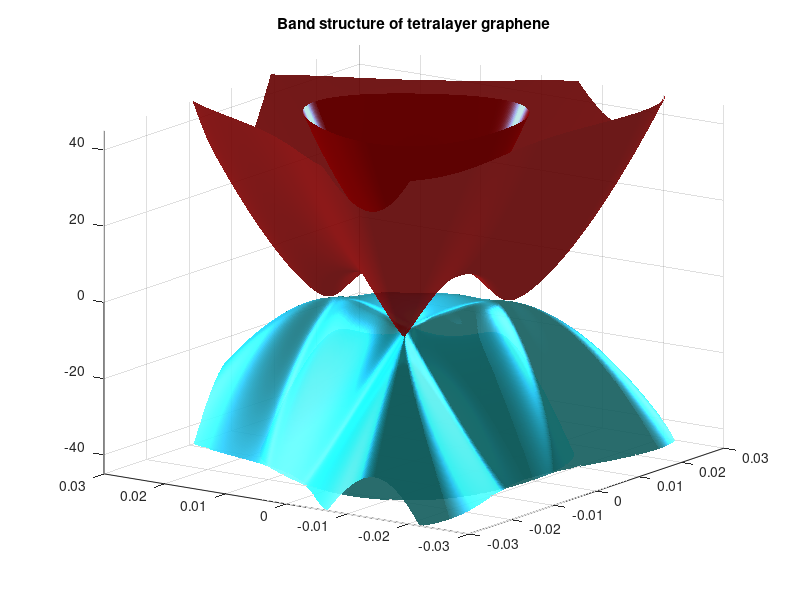

This figure's MATLAB source: (Note: this script raises an error after producing the figure.)
% Modified by Kuan Zhou April 12, 2017

clear all

Eadd=0;

delta1 = Eadd/2;     % H_tetra(1,1)
delta2 = Eadd/2;     % H_tetra(2,2)
delta3 = Eadd/6;     % H_tetra(3,3)
delta4 = Eadd/6;     % H_tetra(4,4)
delta5 = -1*Eadd/6;     % H_tetra(5,5)
delta6 = -1*Eadd/6;     % H_tetra(6,6)
delta7 = -1*Eadd/2;     % H_tetra(7,7)
delta8 = -1*Eadd/2;     % H_tetra(8,8)


% gamma0=3000;
% gamma1=390;
% gamma2=-16;
% gamma3=300;
% gamma4=40;
% gamma5=60;
% deltaAB=40.8;

% Supeng's parameters
gamma0=3000;
gamma1=400;
gamma2=-20/2;
gamma3=299;
gamma4=40;
gamma5=40/2;
deltaAB=50;

xi=1;

coolor='-k';

a=1.42*sqrt(3);
% 
G1=2*pi/a*[1,-1/sqrt(3)];
G2=2*pi/a*[0,2/sqrt(3)];

GA=(-G1*(2/3)-G2*(1/3))/40;
K2=(-G1*(1/3)+G2*(1/3))/40;
K1=[0,0,0];

 NK=500;
% 
 KX1=linspace(GA(1,1),K1(1,1),NK) ;
 KY1=linspace(GA(1,2),K1(1,2),NK) ;
% 
 KX2=linspace(K1(1,1),K2(1,1),NK) ;
 KY2=linspace(K1(1,2),K2(1,2),NK) ;

% Kp=[KX1,KX2;KY1,KY2];

kNx = NK;
kNy = NK;
% kfilename = [num2str(kNx),'x',num2str(kNy),'_KP.mat']
% load (kfilename);

Kx = linspace(-0.03,0.03,NK);
Ky = linspace(-0.03,0.03,NK);

% for kpp=1:size(Kp,2)
for i =1:kNx
    for j = 1:kNy

        %k=Kp(:,kpp)';
        k=[Kx(i),Ky(j)];

        V0PI=(sqrt(3)*a/2)*gamma0*(xi*k(1)+1i*k(2));

        V3PI=(gamma3/gamma0)*V0PI;
        V4PI=(gamma4/gamma0)*V0PI;


        % HG=[0,V0PI';V0PI,0];


        HG2up=[delta1,V0PI',-V4PI',V3PI;V0PI,deltaAB+delta2,gamma1,-V4PI';-V4PI,gamma1,deltaAB+delta3,V0PI';V3PI',-V4PI,V0PI,delta4];


        HG2down=[delta5,V0PI',-V4PI',V3PI;V0PI,deltaAB+delta6,gamma1,-V4PI';-V4PI,gamma1,deltaAB+delta7,V0PI';V3PI',-V4PI,V0PI,delta8];


        T2=[gamma2,0,0,0;0,gamma5,0,0;-V4PI,gamma1,gamma5,0;V3PI',-V4PI,0,gamma2];

        % T2=[gamma2,0,0,0;0,gamma5,0,0;-V4PI,gamma1,0,0;V3PI',-V4PI,0,0];

        % T2=[gamma2,0,0,0;0,gamma5,0,0;0,gamma1,gamma5,0;0,0,0,gamma2];
        % T2=zeros(4,4);

        HG4=[HG2up,T2;T2',HG2down];

        Egval(:,i,j)=sort(real(eig(HG4)));
    end
end


figure;

colormap([1 0 0;0.2 1 1]);

for i=1:4
    for p=1:kNx
        for q=1:kNy 
            val(p,q) = Egval(i,p,q);
        end
    end
    
    [kx,ky] = meshgrid(Kx,Ky);
    hSurf1 = surf(kx,ky,val,ones(NK)+1,'FaceAlpha',0.9);shading flat;
    hold on
end

for i=5:8
    for p=1:kNx
        for q=1:kNy 
            val(p,q) = Egval(i,p,q);
        end
    end
    [kx,ky] = meshgrid(Kx,Ky);
    hSurf2 = surf(kx,ky,val,ones(NK),'FaceAlpha',0.9);shading flat; 
    hold on
end


axis([-0.03 0.03 -0.03 0.03 -45 45]);

title('Band structure of tetralayer graphene');

view(-55, 17);

light('color',[0.2,0.7,1],'style','local','position',[1,0,0]);
light('color',[0.2,0.7,1],'style','local','position',[1,0,0]);
light('color',[0.2,0.7,1],'style','local','position',[0,1,0]);
light('color',[0.2,0.7,1],'style','local','position',[0,0,1]);
light('color',[0.2,0.7,1],'style','local','position',[0,1,0]);
lighting phong;

material shiny;
material([0.4 0 0.2 0.5 0.2]);

